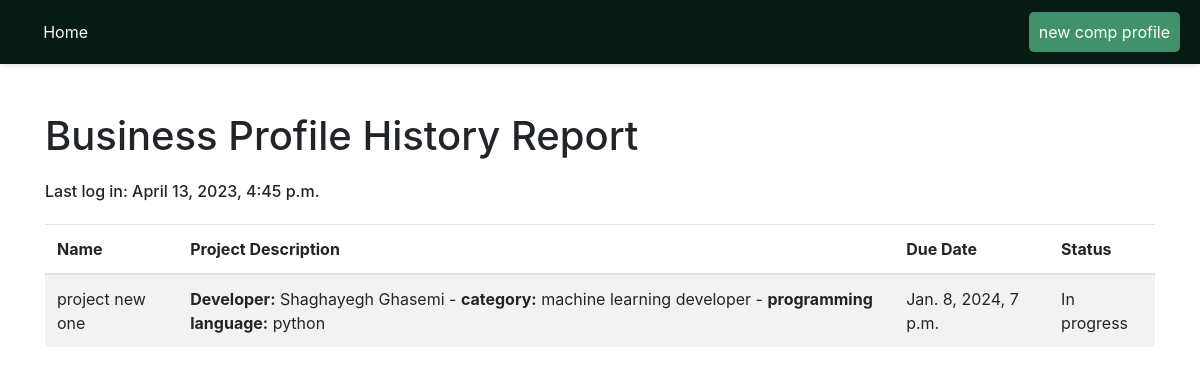
The app's page /business-report/4, older data.
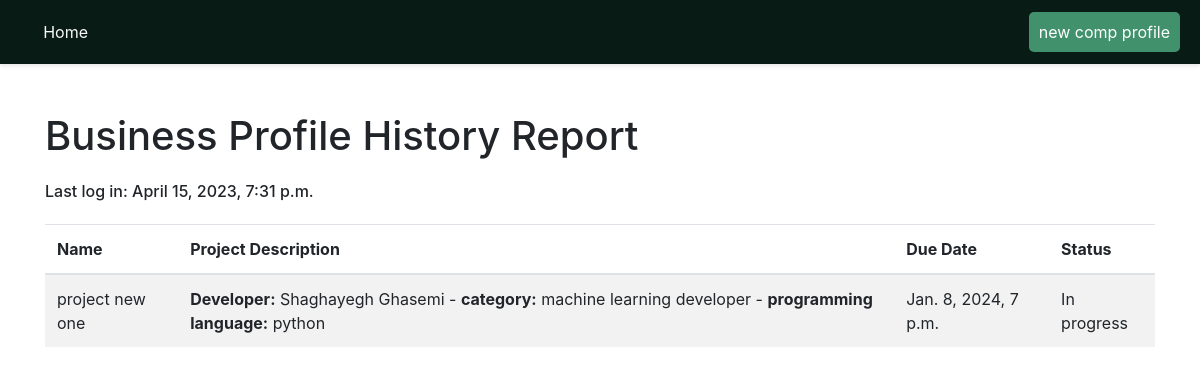
The same page, newer data.
### jobs/models.py (models this page shows, shortened)
class Business(models.Model):
    owner = models.OneToOneField(User, on_delete=models.CASCADE) # delete the profile if the user deletes his/her account
    name = models.CharField(max_length=50)
    profile_pic = models.ImageField(upload_to='profiles/', blank=True)
    about = models.TextField(blank=True, null=True)

### accounts/models.py (models this page shows, shortened)
class CustomUser(AbstractUser):
    def get_freelancer(self):
        if(hasattr(self, 'freelancer')):
            return self.freelancer
        return None

### jobs/views.py (the view)
# urls.py: path('business-report/<int:pk>', business_report, name='business-report'),
def business_report(request, pk):
    business = Business.objects.get(id=pk)
    projects_id = []
    all_projects = Project.objects.all()
    for p in all_projects:
        if p.owner == business:
            projects_id.append(p.id)
    projects = Project.objects.filter(id__in=projects_id)
    context = {
        'business': business,
        'user': request.user,
        'projects': projects
    }
    return render(request, 'jobs/business_report.html', context) # remember to change

### jobs/templates/jobs/business_report.html (shortened to what this page needs)
{% load static %}
<!DOCTYPE html>
<html>
<head>
	<link rel="stylesheet" href="https://maxcdn.bootstrapcdn.com/bootstrap/4.5.2/css/bootstrap.min.css">
</head>
<body>
	<div class="header">
		<div style="padding-left: 2%;"><a class="text-light" href="{% url 'home' %}" style="text-decoration: none; color: aliceblue;">Home</a></div>
		{% if user.is_authenticated and user.get_business and user.id == business.id %}
			<div style="float: right;"><a class="fcc-btn" href="{% url 'profile' %}"> My profile</a></div>
		{% else %}
			<div style="float: right;"><a class="fcc-btn" href="{% url 'view-business-profile' business.id%}"> {{business.name}} profile</a></div>
		{% endif %}
	</div>
	<div class="container mt-5">
		<h1>Business Profile History Report</h1>
		<h6 style="margin-top: 2%; margin-bottom: 2%;"> Last log in: {{business.owner.last_login}}</h6>
		<table class="table table-striped">
			<thead>
				<tr>
					<th>Name</th>
					<th>Project Description</th>
					<th>Due Date</th>
					<th>Status</th>
				</tr>
			</thead>
			<tbody>
				{% for project in projects %}
					<tr>
						<td> {{ project.name }} </td>
						{% if project.developer %}
							<td> <strong>Developer:</strong> {{project.developer.name }} - <strong>category:</strong> {{ project.category }} - <strong>programming language:</strong> {{ project.programming_languages}}</td>
							<td> {{ project.due_date }} </td>
							{% if project.is_complete %}
								<td> Completed </td>
							{% else %}
								<td> In progress </td>
							{% endif %}
						{% else %}
							<td><strong>category:</strong> {{ project.category }} - <strong>programming language:</strong> {{ project.programming_languages}}</td>
							<td> {{ project.due_date }} </td>
							<td> Open to accept </td>
						{% endif %}
					</tr>
				{% endfor %}
			</tbody>
		</table>
	</div>
</body>
</html>

Row changes from the older to the newer data that the page shows:
changed through a linked row, Business "new comp": owner.last_login "April 13, 2023, 4:45 p.m." → "April 15, 2023, 7:31 p.m."
